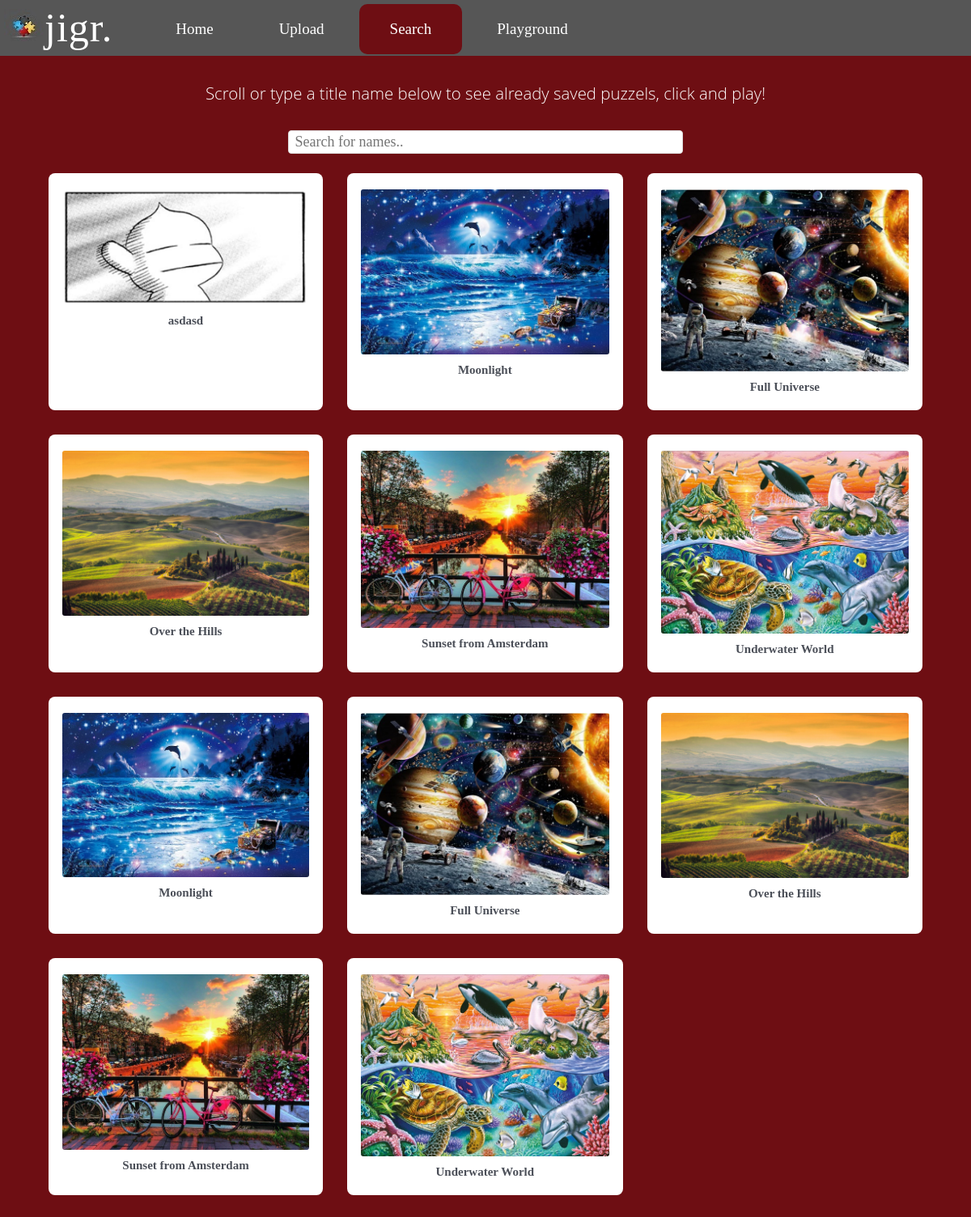
Screenshot of /MVC/public/search with the database file from the repository.
### tables this page shows
CREATE TABLE `images` (
  `ID` int(100) NOT NULL,
  `image_name` varchar(255) NOT NULL,
  `name` varchar(255) NOT NULL,
  `upload_at` timestamp NOT NULL DEFAULT CURRENT_TIMESTAMP ON UPDATE CURRENT_TIMESTAMP
);

### MVC/app/core/Controller.php (called while the page is built, shortened)
<?php
class Controller{
    public function view ($view, $data = []){
        require_once '../app/views/' . $view . '.php';
    }
}
?>

### MVC/app/controllers/Search.php (called while the page is built, shortened)
<?php
require_once "../app/models/search_model.php";
class Search extends Controller
{
  public function index(){
      $this->view('search/search');
  }
}

### MVC/app/core/App.php (called while the page is built, shortened)
<?php
class App{
    protected $method = 'index';
    public function __construct(){
        $url = $this->parseUrl();
        if(file_exists('../app/controllers/'.  $url[0]  .'.php')){
            unset($url[0]);
        }
        $this->controller = new $this->controller;
        $this->params = $url ? array_values($url) : [];
        call_user_func_array([$this->controller, $this->method], $this->params);
    }
    public function parseUrl(){
        if(isset($_GET['url'])){
            return $url = explode('/', filter_var(rtrim($_GET['url'], '/'), FILTER_SANITIZE_URL));
        }
    }
}
?>

### MVC/public/index.php (called while the page is built, shortened)
<?php
$app = new App;

### MVC/app/models/search_model.php (the view, shortened to what this page needs)
<?php
class searchModel{
        public static function items(){
                $database = DB::getConnection();
                $sql = "SELECT * FROM images";
                $result = mysqli_query($database, $sql);
                if (mysqli_num_rows($result) > 0) {
                        while($row = mysqli_fetch_assoc($result)) {
                                echo '<div><a href="./images/'.$row['name'].'"><img alt="1" src="./images/'.$row['name'].'"></a><p>'.$row['image_name'].'</p></div>';
                }
                } else {
                        echo "0 results";
                }
        }
}

### MVC/public/css/style.css (style rules this page uses)
* { padding: 0px; margin: 0px; }
body { margin: 0; background-color: #6e0e13; }
.grid-container > div { background-color: #fff; text-align: center; padding: 20px 0; font-size: 25px; border-radius: 8px; }
.grid-container > div > a > img { max-width: 90%; border-radius: 3px; }
.grid-container > div > p { display: flex; justify-content: center; align-items: flex-end; font-family: Calibri; font-size: 15px; font-weight: bold; color: #4B4F58; margin-top: 5px; }

### rows the page displays
images: name (picture), image_name "asdasd"
images: name (picture), image_name "Moonlight"
images: name (picture), image_name "Full Universe"
images: name (picture), image_name "Over the Hills"
images: name (picture), image_name "Sunset from Amsterdam"
images: name (picture), image_name "Underwater World"
images: name (picture), image_name "Moonlight"
images: name (picture), image_name "Full Universe"
images: name (picture), image_name "Over the Hills"
images: name (picture), image_name "Sunset from Amsterdam"
images: name (picture), image_name "Underwater World"
